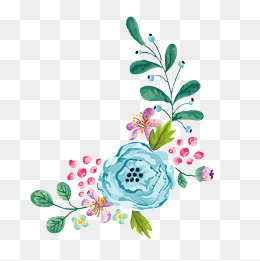
#> input picture data/fig.jpg, 260 x 261 px
$ jupyter execute --allow-errors IA898A_Ex04_FernandaFerreira.ipynb   (shell and % lines are left out)
#> lines starting #> are read from the running program, lines starting #| are printed output that depends on the picture
# Ex04 - Filtragem de Imagens

## Resolução Exercício 1

[cell 1]
import numpy as np
import matplotlib.pyplot as plt
import matplotlib.image as mpimg
from scipy import signal

import sys,os
ia898path = os.path.abspath('../../')
if ia898path not in sys.path:
    sys.path.append(ia898path)
import ia898.src as ia

from IPython.display import Image
from IPython.display import display
import skimage
from scipy.ndimage import gaussian_filter
from PIL import Image

[cell 2]
#Função inspirada no trabalho do Mauro Brandão para mostrar as imagens
def disp(f, n_img):
    from PIL import Image
    import matplotlib.pyplot as plt

    images=[]
    for f_i in f:
        images.append(Image.fromarray(np.uint8(f_i)))

    # tamanho do display de cada imagem
    dpi=72  # padrao da funcao display da biblioteca PIL
    altura,largura=images[0].size # em pixels (assumimos o mesmo tamanho para todas)
    figsizeinches=largura/float(dpi),altura/float(dpi) # em polegadas
    fig = plt.figure(figsize=figsizeinches)

    # valores iniciais
    xpos=0
    ypos=0
    espacamento=0.02
    tam=1

    #mod
    max_row_size=n_img
    i=0

    for image in images:
        ax=fig.add_axes([xpos,ypos,tam,tam])
        ax.axis('off')
        ax.imshow(image)

        # incrementos
        i=i+1                  # contagem de figuras
        if i%max_row_size==0:  # troca de linha
            xpos=0
            ypos=ypos-tam-espacamento
        else:                  # continua na linha
            xpos=xpos+tam+espacamento
    plt.show()

#### Filtro da média

[cell 3]
f = np.zeros((5,5))
f[2][2] = 1
print ("f= \n", f)

f2 = np.zeros((5,5))
f2[1][1] = 1
print ('f2= \n', f2)

h = np.ones((3,3))/(3*3)
print ('h= \n', h, '\n')

#> (the rest of this cell did not finish here and is left out)

Obs.: Não fui utilizado o np.convolve, pois ele trabalha apenas com 1 dimensão e a matriz é composta por 2. Podemos observar o filtro de média convoluído com a imagem gerada de uma maneira mais simples. Além disso, é possível observar que ambas as funções utilizam tratamento de borda. Pode se observar também diferentes modos da função scipy.signal.convolve. O modo 'full' representa a matriz inteira de tamanho N+M-1, o modo 'valid' representa o tamanho da imagem sem as bordas (ou seja, essa função elimina a borda causada pelo tratamento de borda na convolução) e o modo 'same' representa o tamanho da imagem de entrada.

[cell 4]
img = Image.open('data/fig.jpg').convert('L')
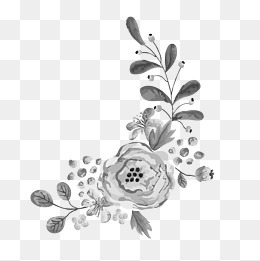
#> img: PIL image 260x261 L; min 0, max 255, mean 233.4
imgarray = np.array(img)

[cell 5]
convfig = signal.convolve(img, h, mode='full')
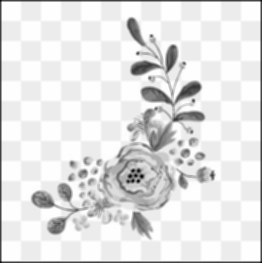
#> convfig: shape (263, 262) float64; min 20.44, max 255, mean 229.8; drawn with min black and max white
convfig2 = signal.convolve(img, h, mode='valid')
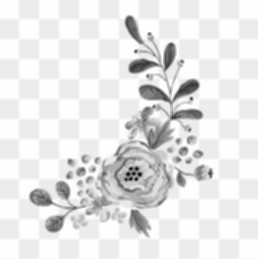
#> convfig2: shape (259, 258) float64; min 20.44, max 255, mean 233.2; drawn with min black and max white
convfig3 = signal.convolve(img, h, mode='same')
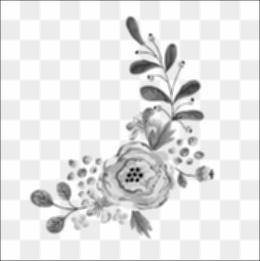
#> convfig3: shape (261, 260) float64; min 20.44, max 255, mean 232.1; drawn with min black and max white
#> (the rest of this cell did not finish here and is left out)
